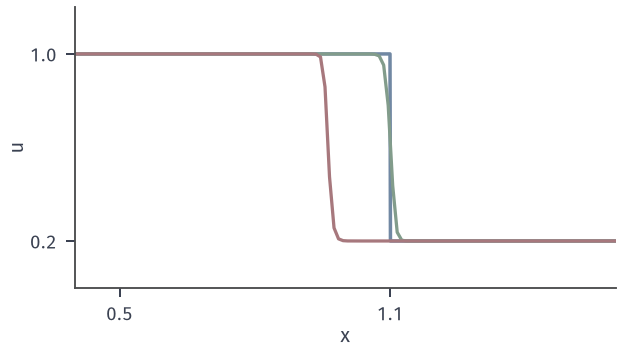

Reproduce this figure in Python.
from pathlib import Path
import sys
HERE = Path(__file__).resolve().parent
sys.path.insert(0, str(HERE.parent/"pdenum-common"))
from pdenum_fig import *
# Burgers ul=1, ur=0.2, x0=0.5, T=1, h=0.01, lam=0.5: Godunov conservative vs non-conservative upwind.
n = 200; h = 2/n; x = (np.arange(n)+.5)*h; lam = .5; T = 1.; N = round(T/(lam*h))
U = np.where(x < .5, 1., .2); W = U.copy()
for _ in range(N):
    U = fv_step(U, lam, godunov); V = W.copy(); V[1:] = W[1:]-lam*W[1:]*(W[1:]-W[:-1]); W = V
X = np.linspace(0, 2, 2001); sex = .5+.6*T
fig, ax = figure(width_mm=88, height_mm=50)
ax.plot(X, np.where(X < sex, 1., .2), color=BLUE, lw=1.4); ax.plot(x, U, color=GREEN, lw=1.3); ax.plot(x, W, color=RED, lw=1.3)
ax.set_xlim(.4, 1.6); ax.set_ylim(0, 1.2); ax.set_xticks([.5, 1.1]); ax.set_yticks([.2, 1]); ax.set_xlabel('$x$', labelpad=1); ax.set_ylabel('$u$', labelpad=1)
crossU = x[np.argmax(U < .6)]; crossW = x[np.argmax(W < .6)]
save(fig, HERE, 'figure', {'exact': sex, 'godunov_half_height': float(crossU), 'nonconservative_half_height': float(crossW)}); print(sex, crossU, crossW)
